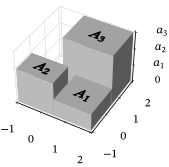

This figure's Python source:
from pathlib import PurePath

import matplotlib.pyplot as plt
import numpy as np
from text import Text3D

plt.style.use("sigproc")

fig, ax = plt.subplots(subplot_kw={"projection": "3d"})
ax.set(xlim=(-1, 2), ylim=(-1, 2), zlim3d=(0, 3))
ax.set(zticks=[0, 1, 2, 3], zticklabels=["0", "$a_1$", "$a_2$", "$a_3$"])

for axis in (ax.xaxis, ax.yaxis, ax.zaxis):
    axis.set(pane_color=(0.0, 0.0, 0.0, 0.0))

xy = [np.array(x) for x in ([0.5, -1, 0], [-1, -1, 0], [0, 0.5, 0])]
z = [1, 2, 3]

ax.bar3d(
    *zip([*xy[0], 1.5, 1.5, z[0]], [*xy[1], 1.5, 1, z[1]], [*xy[2], 2, 1.5, z[2]]),
    color="lightgray",
    shade=True,
)

text = Text3D(xy[0] + np.array([0.5, 0.55, z[0]]), f"$A_1$", size=0.6)
ax.add_patch(text)
text.to_3d()

text = Text3D(xy[1] + np.array([0.5, 0.35, z[1]]), f"$A_2$", size=0.6)
ax.add_patch(text)
text.to_3d()

text = Text3D(xy[2] + np.array([0.75, 0.55, z[2]]), f"$A_3$", size=0.6)
ax.add_patch(text)
text.to_3d()

ax.view_init(elev=40, azim=-60)
fig.savefig(str(PurePath(__file__).parent / (PurePath(__file__).stem + ".pdf")))
